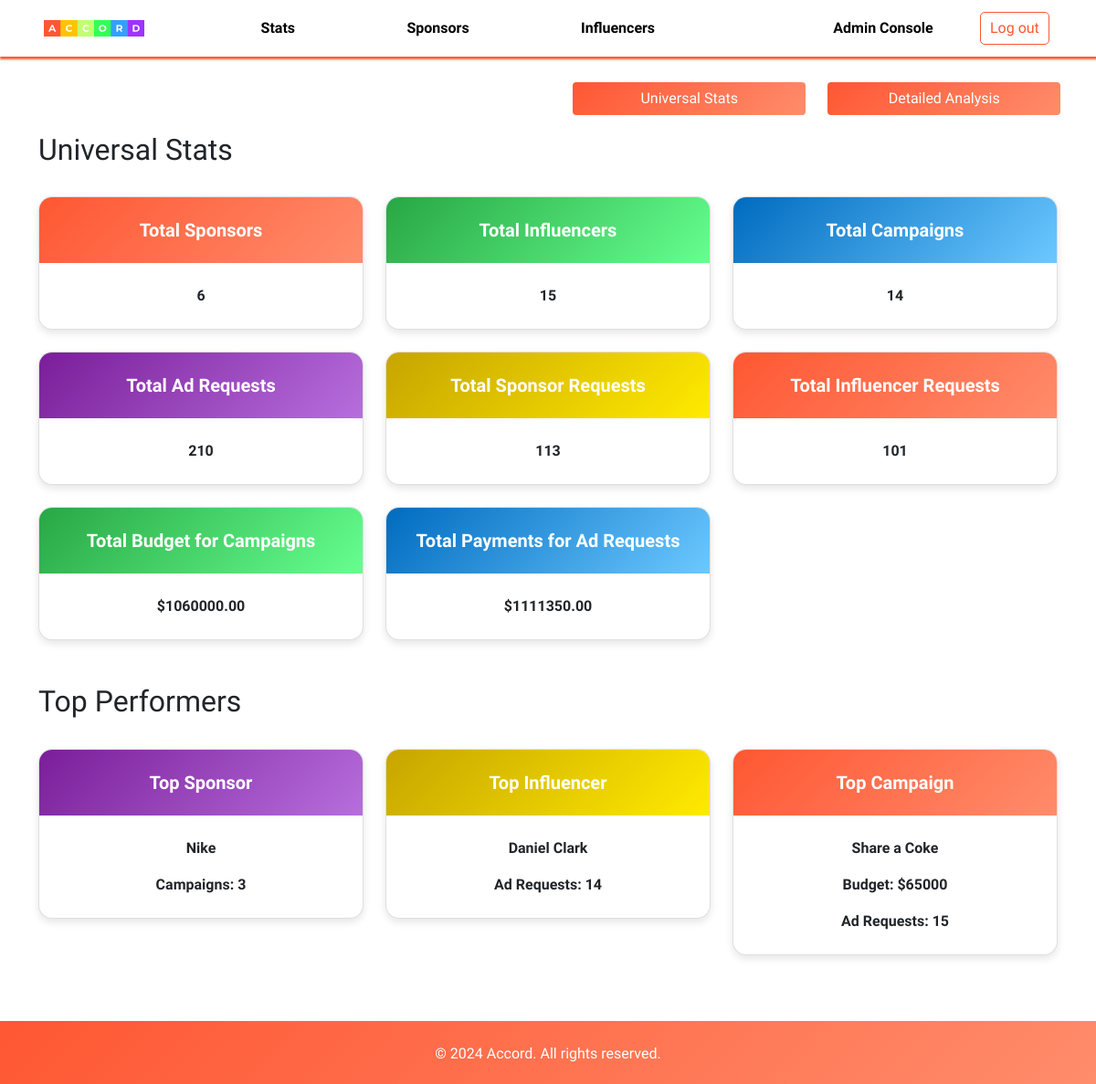
Before: /admin-dashboard (signed in) with the older database file.
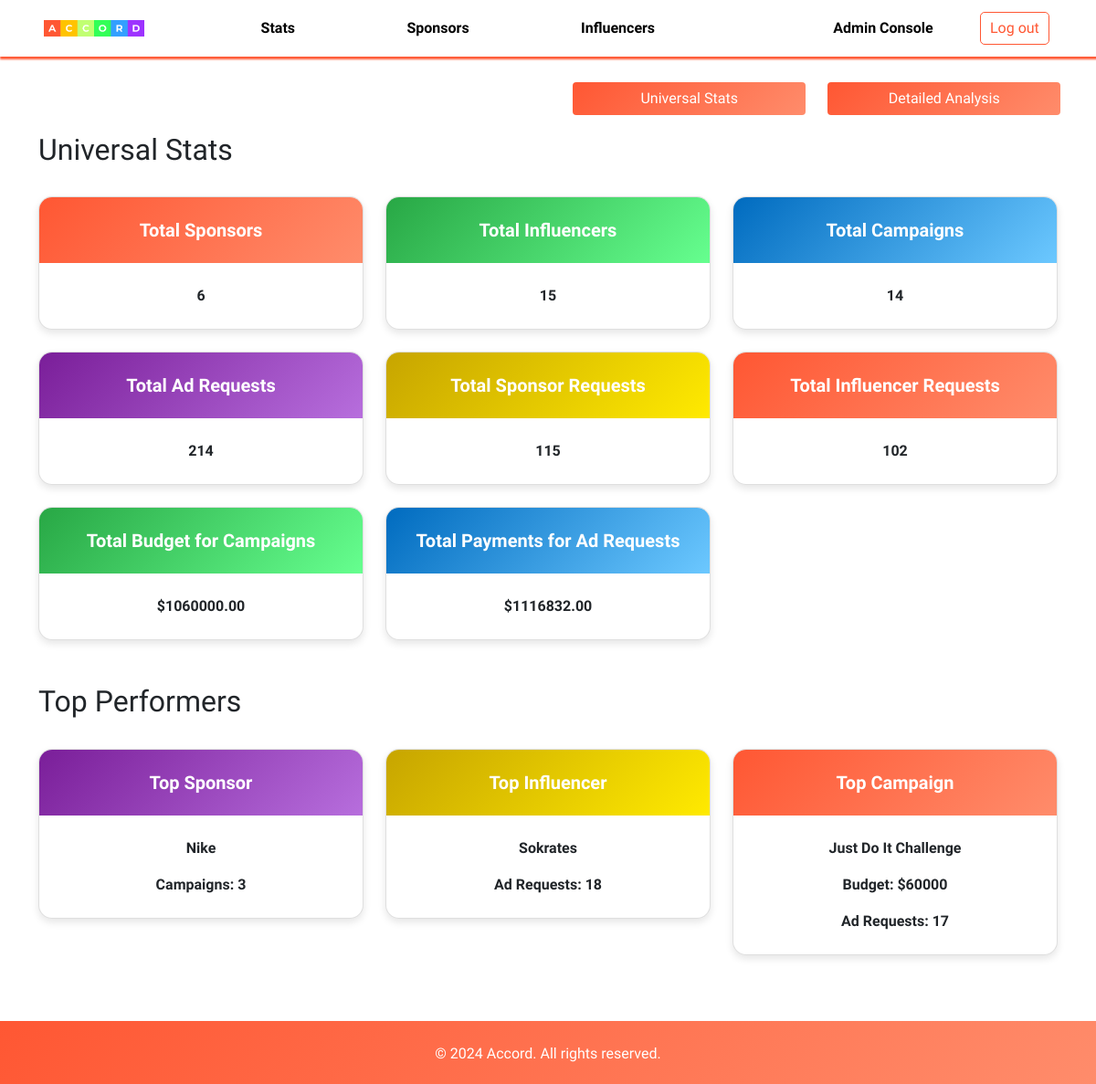
After: the same page with the newer database file.
### application/models.py (models this page shows, shortened)
class Influencer(db.Model, UserMixin):
    __tablename__ = 'Influencer'
    username = db.Column(db.String, primary_key=True)
    password = db.Column(db.String, nullable=False)
    name = db.Column(db.String)
    bio = db.Column(db.String)
    platforms = db.Column(db.String)
    category = db.Column(db.String)
    niche = db.Column(db.String)
    flag = db.Column(db.Integer)

class Campaign(db.Model):
    __tablename__ = 'Campaign'
    key = db.Column(db.Integer, primary_key=True, autoincrement=True)
    sponsor = db.Column(db.String, db.ForeignKey('Sponsor.username'), nullable=False)
    name = db.Column(db.String)
    description = db.Column(db.String)
    niche = db.Column(db.String)
    progress = db.Column(db.Integer)
    start_date = db.Column(db.Date)
    end_date = db.Column(db.Date)
    budget = db.Column(db.Integer)
    goals = db.Column(db.String)
    flag = db.Column(db.Integer)

### application/admin_controllers.py (the view)
@app.route('/admin-dashboard', methods=['GET', 'POST'])
@login_required
def admin_dashboard():
    if request.method == 'GET':
        unistats = {} # Stats for the universal stats section
        detstats = {} # Stats for the detailed analysis section
        if True:
            unistats['sponsors'] = db.session.query(Sponsor).count()
            unistats['influencers'] = db.session.query(Influencer).count()
            unistats['campaigns'] = db.session.query(Campaign).count()
            unistats['ad_requests'] = db.session.query(AdRequests).count()
            unistats['sponsor_requests'] = db.session.query(SponsorRequests).count()
            unistats['influencer_requests'] = db.session.query(InfluencerRequests).count()
            unistats['budget'] = db.session.query(db.func.sum(Campaign.budget)).scalar()
            unistats['payment'] = db.session.query(db.func.sum(AdRequests.payment)).scalar()
            unistats['top_sponsor'] = db.session.query(Sponsor.company, db.func.count(Campaign.key).label('campaign_count')).join(Campaign, Sponsor.username == Campaign.sponsor).group_by(Sponsor.username).order_by(db.func.count(Campaign.key).desc()).first()
            unistats['top_influencer'] = db.session.query(Influencer.name, db.func.count(AdRequests.key).label('adrequest_count')).join(AdRequests, Influencer.username == AdRequests.influencer).group_by(Influencer.username).order_by(db.func.count(AdRequests.key).desc()).first()
            unistats['top_campaign'] = db.session.query(Campaign.name, Campaign.budget, db.func.count(AdRequests.key).label('adrequest_count')).join(AdRequests, Campaign.key == AdRequests.campaign).group_by(Campaign.key).order_by(db.func.count(AdRequests.key).desc()).first()
        if True:
            influencers = db.session.query(Influencer).all()
            niches_influencers = [influencer.niche for influencer in influencers]
            niches_influencers = Counter(niches_influencers)
            detstats['niches_influencers'] = (list(niches_influencers.keys()), list(niches_influencers.values()))
            campaigns = db.session.query(Campaign).all()
            niches_campaigns = [campaign.niche for campaign in campaigns]
            niches_campaigns = Counter(niches_campaigns)
            detstats['niches_campaigns'] = (list(niches_campaigns.keys()), list(niches_campaigns.values()))
            ad_requests = db.session.query(AdRequests).all()
            niches = [ad_request.niche for ad_request in ad_requests]
            niches = Counter(niches)
            detstats['niches'] = (list(niches.keys()), list(niches.values()))
            categories_influencers = [influencer.category for influencer in influencers]
            categories_influencers = Counter(categories_influencers)
            detstats['categories_influencers'] = (list(categories_influencers.keys()), list(categories_influencers.values()))
            cumulative_budgets = []
            cumulative_sum = 0
            for campaign in campaigns:
                cumulative_sum += campaign.budget
                cumulative_budgets.append(cumulative_sum)
            detstats['cumulative_budgets'] = cumulative_budgets
            cumulative_payments = []
            cumulative_sum = 0
            for ad_request in ad_requests:
                cumulative_sum += ad_request.payment
                cumulative_payments.append(cumulative_sum)
            detstats['cumulative_payments'] = cumulative_payments
        return render_template('admindashboard.html', unistats=unistats, detstats=detstats)

### application/sponsor_controllers.py (called while the page is built)
@login_manager.user_loader
def load_user(username):
    if Admin.query.get(username):
        return Admin.query.get(username)
    elif Influencer.query.get(username):
        return Influencer.query.get(username)
    elif Sponsor.query.get(username):
        return Sponsor.query.get(username)

### templates/admindashboard.html (shortened to what the changed rows need)
<!DOCTYPE html>
<html>
<head>
    <link href="https://cdn.jsdelivr.net/npm/bootstrap@5.0.2/dist/css/bootstrap.min.css" rel="stylesheet">
    <link rel="stylesheet" href="https://cdnjs.cloudflare.com/ajax/libs/font-awesome/6.0.0-beta3/css/all.min.css">
    <link rel="stylesheet" href="{{ url_for('static', filename='admindashboard.css') }}">
    <link rel="stylesheet" href="{{ url_for('static', filename='nav.css') }}">
    <link rel="stylesheet" href="https://unpkg.com/swiper/swiper-bundle.min.css">
</head>
<body>
    <div class="container mt-4">
        <div id="section1" style="display: block;">
            <h2>Universal Stats</h2>
            <br>
            <div class="row">
                <div class="col-4">
                    <div class="card mb-4">
                        <div class="card-body">
                            <div>
                                <p class="card-text card-text-center"><strong>{{ unistats['ad_requests'] }}</strong></p>
                            </div>
                        </div>
                    </div>
                </div>
                <div class="col-4">
                    <div class="card mb-4">
                        <div class="card-body">
                            <div>
                                <p class="card-text card-text-center"><strong>{{ unistats['sponsor_requests'] }}</strong></p>
                            </div>
                        </div>
                    </div>
                </div>
                <div class="col-4">
                    <div class="card mb-4">
                        <div class="card-body">
                            <div>
                                <p class="card-text card-text-center"><strong>{{ unistats['influencer_requests'] }}</strong></p>
                            </div>
                        </div>
                    </div>
                </div>
                <div class="col-4">
                    <div class="card mb-4">
                        <div class="card-body">
                            <div>
                                <p class="card-text card-text-center"><strong>${{ unistats['payment'] }}.00</strong></p>
                            </div>
                        </div>
                    </div>
                </div>
            </div>
            <br>
            <h2>Top Performers</h2>
            <br>
            <div class="row">
                <div class="col-4">
                    <div class="card mb-4">
                        <div class="card-body">
                            <div>
                                <p class="card-text card-text-center"><strong>{{ unistats['top_influencer'].name }}</strong></p>
                                <p class="card-text card-text-center"><strong>Ad Requests: {{ unistats['top_influencer'].adrequest_count }}</strong></p>
                            </div>
                        </div>
                    </div>
                </div>
                <div class="col-4">
                    <div class="card mb-4">
                        <div class="card-body">
                            <div>
                                <p class="card-text card-text-center"><strong>{{ unistats['top_campaign'].name }}</strong></p>
                                <p class="card-text card-text-center"><strong>Budget: ${{ unistats['top_campaign'].budget }}</strong></p>
                                <p class="card-text card-text-center"><strong>Ad Requests: {{ unistats['top_campaign'].adrequest_count }}</strong></p>
                            </div>
                        </div>
                    </div>
                </div>
            </div>
        </div>
    </div>
    <br><br>
</body>
</html>

Changed rows visible on the page:
no longer on this page (row unchanged): Influencer: top_influencer.name "Daniel Clark"
no longer on this page (row edited): Campaign: top_campaign.name "Share a Coke", top_campaign.budget "65000"
now on this page (row unchanged): Influencer: top_influencer.name "Sokrates"
now on this page (row edited): Campaign: top_campaign.name "Just Do It Challenge", top_campaign.budget "60000"
Other visible differences:
{{ unistats['ad_requests'] }}: "210" → "214"
{{ unistats['sponsor_requests'] }}: "113" → "115"
{{ unistats['influencer_requests'] }}: "101" → "102"
{{ unistats['payment'] }}: "1111350" → "1116832"
{{ unistats['top_influencer'].adrequest_count }}: "14" → "18"
{{ unistats['top_campaign'].adrequest_count }}: "15" → "17"
